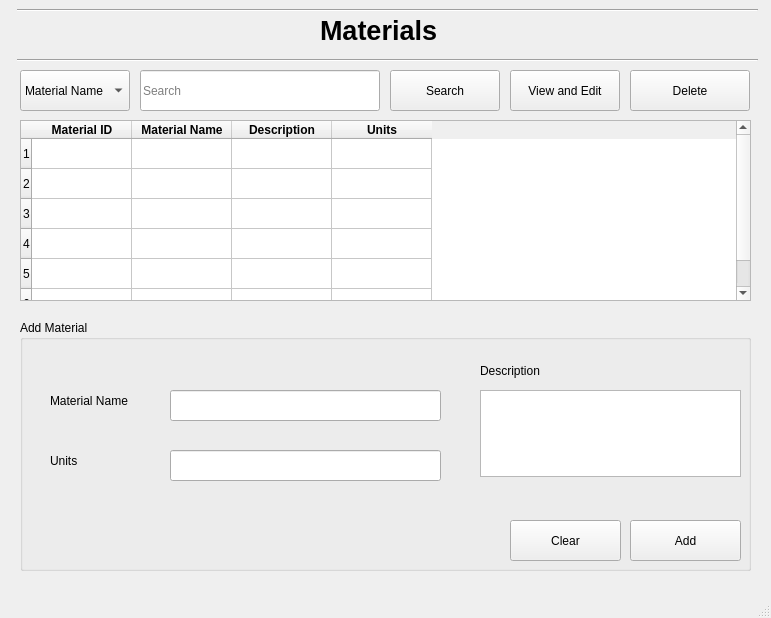
<?xml version="1.0" encoding="UTF-8"?>
<ui version="4.0">
 <class>MainWindow</class>
 <widget class="QMainWindow" name="MainWindow">
  <property name="geometry">
   <rect>
    <x>0</x>
    <y>0</y>
    <width>771</width>
    <height>618</height>
   </rect>
  </property>
  <property name="windowTitle">
   <string>Inventory</string>
  </property>
  <widget class="QWidget" name="centralwidget">
   <widget class="QLabel" name="label">
    <property name="geometry">
     <rect>
      <x>320</x>
      <y>-10</y>
      <width>171</width>
      <height>81</height>
     </rect>
    </property>
    <property name="font">
     <font>
      <pointsize>20</pointsize>
      <weight>75</weight>
      <bold>true</bold>
     </font>
    </property>
    <property name="text">
     <string>Materials</string>
    </property>
   </widget>
   <widget class="QTableWidget" name="materialTable">
    <property name="geometry">
     <rect>
      <x>20</x>
      <y>120</y>
      <width>731</width>
      <height>181</height>
     </rect>
    </property>
    <row>
     <property name="text">
      <string>1</string>
     </property>
    </row>
    <row>
     <property name="text">
      <string>2</string>
     </property>
    </row>
    <row>
     <property name="text">
      <string>3</string>
     </property>
    </row>
    <row>
     <property name="text">
      <string>4</string>
     </property>
    </row>
    <row>
     <property name="text">
      <string>5</string>
     </property>
    </row>
    <row>
     <property name="text">
      <string>6</string>
     </property>
    </row>
    <column>
     <property name="text">
      <string>Material ID</string>
     </property>
     <property name="font">
      <font>
       <weight>75</weight>
       <bold>true</bold>
      </font>
     </property>
    </column>
    <column>
     <property name="text">
      <string>Material Name</string>
     </property>
     <property name="font">
      <font>
       <weight>75</weight>
       <bold>true</bold>
      </font>
     </property>
    </column>
    <column>
     <property name="text">
      <string>Description</string>
     </property>
     <property name="font">
      <font>
       <weight>75</weight>
       <bold>true</bold>
      </font>
     </property>
    </column>
    <column>
     <property name="text">
      <string>Units</string>
     </property>
     <property name="font">
      <font>
       <weight>75</weight>
       <bold>true</bold>
      </font>
     </property>
    </column>
   </widget>
   <widget class="QComboBox" name="searchMaterialCriteria">
    <property name="geometry">
     <rect>
      <x>20</x>
      <y>70</y>
      <width>110</width>
      <height>41</height>
     </rect>
    </property>
    <item>
     <property name="text">
      <string>Material Name</string>
     </property>
    </item>
    <item>
     <property name="text">
      <string>Description</string>
     </property>
    </item>
    <item>
     <property name="text">
      <string>Units</string>
     </property>
    </item>
   </widget>
   <widget class="QLineEdit" name="searchMaterialValue">
    <property name="geometry">
     <rect>
      <x>140</x>
      <y>70</y>
      <width>240</width>
      <height>41</height>
     </rect>
    </property>
    <property name="text">
     <string/>
    </property>
    <property name="placeholderText">
     <string>Search</string>
    </property>
   </widget>
   <widget class="QPushButton" name="editMaterialButton">
    <property name="geometry">
     <rect>
      <x>510</x>
      <y>70</y>
      <width>110</width>
      <height>41</height>
     </rect>
    </property>
    <property name="text">
     <string>View and Edit</string>
    </property>
   </widget>
   <widget class="QGroupBox" name="groupBox_2">
    <property name="geometry">
     <rect>
      <x>20</x>
      <y>320</y>
      <width>731</width>
      <height>251</height>
     </rect>
    </property>
    <property name="title">
     <string>Add Material</string>
    </property>
    <widget class="QLabel" name="label_5">
     <property name="geometry">
      <rect>
       <x>30</x>
       <y>70</y>
       <width>101</width>
       <height>21</height>
      </rect>
     </property>
     <property name="text">
      <string>Material Name</string>
     </property>
    </widget>
    <widget class="QLabel" name="label_7">
     <property name="geometry">
      <rect>
       <x>30</x>
       <y>130</y>
       <width>101</width>
       <height>21</height>
      </rect>
     </property>
     <property name="text">
      <string>Units</string>
     </property>
    </widget>
    <widget class="QLineEdit" name="unitsBox">
     <property name="geometry">
      <rect>
       <x>150</x>
       <y>130</y>
       <width>271</width>
       <height>31</height>
      </rect>
     </property>
     <property name="text">
      <string/>
     </property>
     <property name="readOnly">
      <bool>false</bool>
     </property>
    </widget>
    <widget class="QPushButton" name="addMaterialButton">
     <property name="geometry">
      <rect>
       <x>610</x>
       <y>200</y>
       <width>111</width>
       <height>41</height>
      </rect>
     </property>
     <property name="text">
      <string>Add</string>
     </property>
    </widget>
    <widget class="QLabel" name="label_9">
     <property name="geometry">
      <rect>
       <x>460</x>
       <y>40</y>
       <width>81</width>
       <height>21</height>
      </rect>
     </property>
     <property name="text">
      <string>Description</string>
     </property>
    </widget>
    <widget class="QPushButton" name="clearMaterialButton">
     <property name="geometry">
      <rect>
       <x>490</x>
       <y>200</y>
       <width>111</width>
       <height>41</height>
      </rect>
     </property>
     <property name="text">
      <string>Clear</string>
     </property>
    </widget>
    <widget class="QTextEdit" name="materialDescBox">
     <property name="geometry">
      <rect>
       <x>460</x>
       <y>70</y>
       <width>261</width>
       <height>87</height>
      </rect>
     </property>
    </widget>
    <widget class="QLineEdit" name="materialNameBox">
     <property name="geometry">
      <rect>
       <x>150</x>
       <y>70</y>
       <width>271</width>
       <height>31</height>
      </rect>
     </property>
     <property name="text">
      <string/>
     </property>
     <property name="readOnly">
      <bool>false</bool>
     </property>
    </widget>
   </widget>
   <widget class="Line" name="line">
    <property name="geometry">
     <rect>
      <x>17</x>
      <y>50</y>
      <width>741</width>
      <height>20</height>
     </rect>
    </property>
    <property name="orientation">
     <enum>Qt::Horizontal</enum>
    </property>
   </widget>
   <widget class="Line" name="line_2">
    <property name="geometry">
     <rect>
      <x>17</x>
      <y>0</y>
      <width>741</width>
      <height>20</height>
     </rect>
    </property>
    <property name="orientation">
     <enum>Qt::Horizontal</enum>
    </property>
   </widget>
   <widget class="QPushButton" name="searchMaterialButton">
    <property name="geometry">
     <rect>
      <x>390</x>
      <y>70</y>
      <width>110</width>
      <height>41</height>
     </rect>
    </property>
    <property name="text">
     <string>Search</string>
    </property>
   </widget>
   <widget class="QPushButton" name="deleteButton">
    <property name="geometry">
     <rect>
      <x>630</x>
      <y>70</y>
      <width>120</width>
      <height>41</height>
     </rect>
    </property>
    <property name="text">
     <string>Delete</string>
    </property>
   </widget>
  </widget>
  <widget class="QMenuBar" name="menubar">
   <property name="geometry">
    <rect>
     <x>0</x>
     <y>0</y>
     <width>771</width>
     <height>24</height>
    </rect>
   </property>
  </widget>
  <widget class="QStatusBar" name="statusbar"/>
 </widget>
 <resources/>
 <connections/>
</ui>
